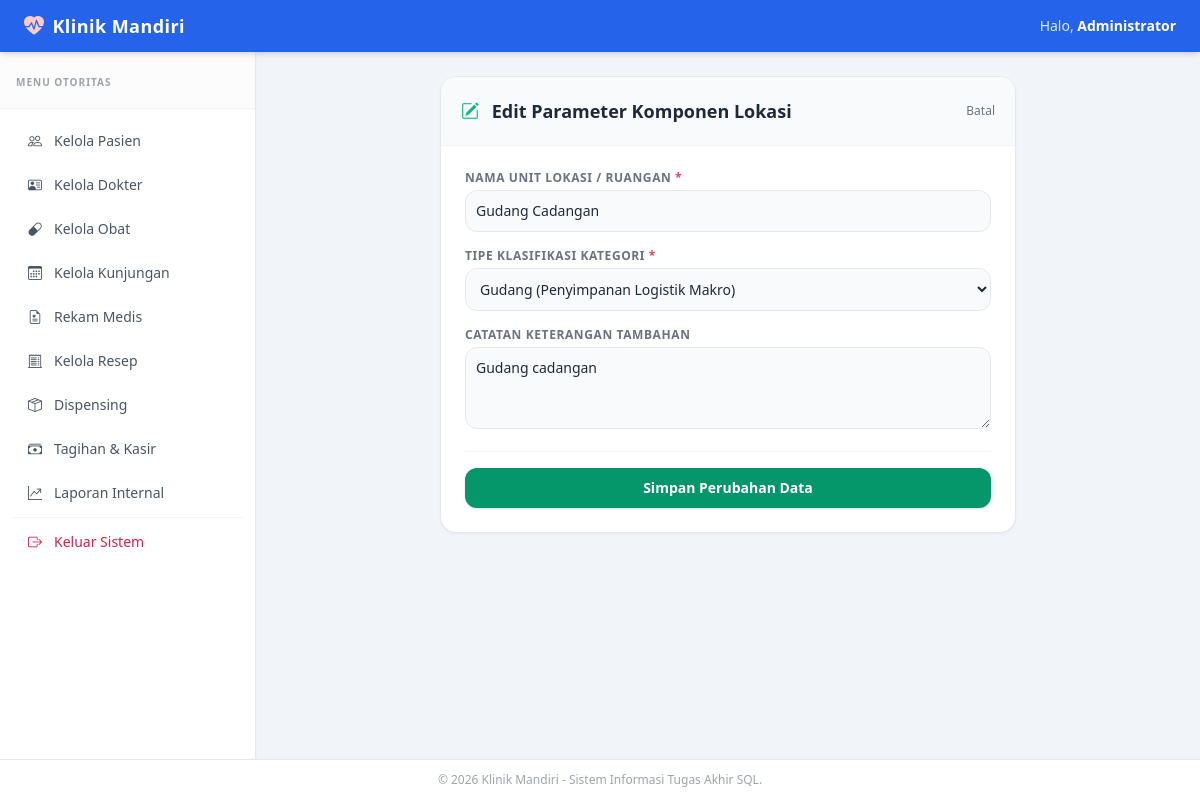
Screenshot of /modules/locations/edit.php?id=2 (signed in) with the database file from the repository.
### tables this page shows
CREATE TABLE lokasi (
    lokasi_id INT AUTO_INCREMENT PRIMARY KEY,
    nama_lokasi VARCHAR(100) NOT NULL,
    tipe_lokasi VARCHAR(50),
    deskripsi VARCHAR(255)
);

### modules/locations/edit.php (the view, shortened to what this page needs)
<?php
require_once __DIR__ . '/../../config/koneksi.php';
$lokasi_id = mysqli_real_escape_string($conn, $_GET['id']);
$query_fetch = "SELECT * FROM lokasi WHERE lokasi_id = '$lokasi_id'";
$result_fetch = mysqli_query($conn, $query_fetch);
$location = mysqli_fetch_assoc($result_fetch);
include __DIR__ . '/../../includes/header.php';
include __DIR__ . '/../../includes/sidebar.php';
?>
<div class="max-w-xl mx-auto bg-white rounded-2xl border border-gray-200 shadow-sm overflow-hidden">
    <div class="p-5 border-b border-gray-100 bg-gray-50 flex justify-between items-center">
        <h2 class="text-lg font-bold text-gray-800"><i class="bi bi-pencil-square text-emerald-500 mr-2"></i> Edit Parameter Komponen Lokasi</h2>
        <a href="index.php" class="text-xs text-gray-500">Batal</a>
    </div>
    <form action="" method="POST" class="p-6 space-y-4">
        <div>
            <label class="block text-xs font-bold text-gray-500 uppercase tracking-wider mb-1">Nama Unit Lokasi / Ruangan <span class="text-rose-500">*</span></label>
            <input type="text" name="nama_lokasi" required value="<?= htmlspecialchars($location['nama_lokasi']) ?>" class="w-full p-2.5 bg-gray-50 border border-gray-200 rounded-xl focus:outline-none text-sm">
        </div>
        <div>
            <label class="block text-xs font-bold text-gray-500 uppercase tracking-wider mb-1">Tipe Klasifikasi Kategori <span class="text-rose-500">*</span></label>
            <select name="tipe_lokasi" required class="w-full p-2.5 bg-gray-50 border border-gray-200 rounded-xl focus:outline-none text-sm">
                <option value="Gudang" <?= $location['tipe_lokasi'] === 'Gudang' ? 'selected' : '' ?>>Gudang (Penyimpanan Logistik Makro)</option>
            </select>
        </div>
        <div>
            <label class="block text-xs font-bold text-gray-500 uppercase tracking-wider mb-1">Catatan Keterangan Tambahan</label>
            <textarea name="deskripsi" rows="3" class="w-full p-2.5 bg-gray-50 border border-gray-200 rounded-xl focus:outline-none text-sm"><?= htmlspecialchars($location['deskripsi']) ?></textarea>
        </div>
        <div class="pt-4 border-t border-gray-100 flex justify-end">
            <button type="submit" class="w-full px-5 py-2.5 bg-emerald-600 hover:bg-emerald-700 text-white rounded-xl text-sm font-semibold transition shadow">Simpan Perubahan Data</button>
        </div>
    </form>
</div>
<?php include __DIR__ . '/../../includes/footer.php'; ?>

### rows the page displays
lokasi: nama_lokasi "Gudang Cadangan", tipe_lokasi "Gudang (Penyimpanan Logistik Makro)", deskripsi "Gudang cadangan"

### other values shown
$_SESSION['nama'] "Administrator"
